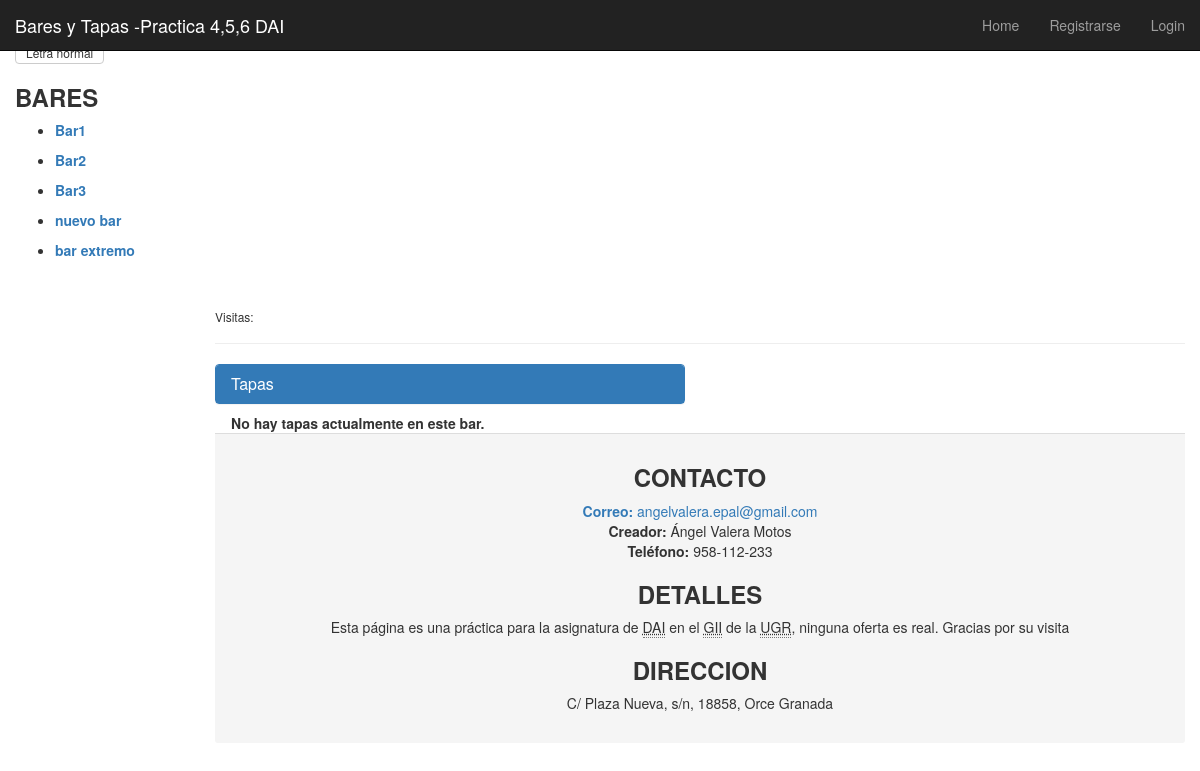
The page /bar/bar-alcazaba/ on the database as committed earlier.
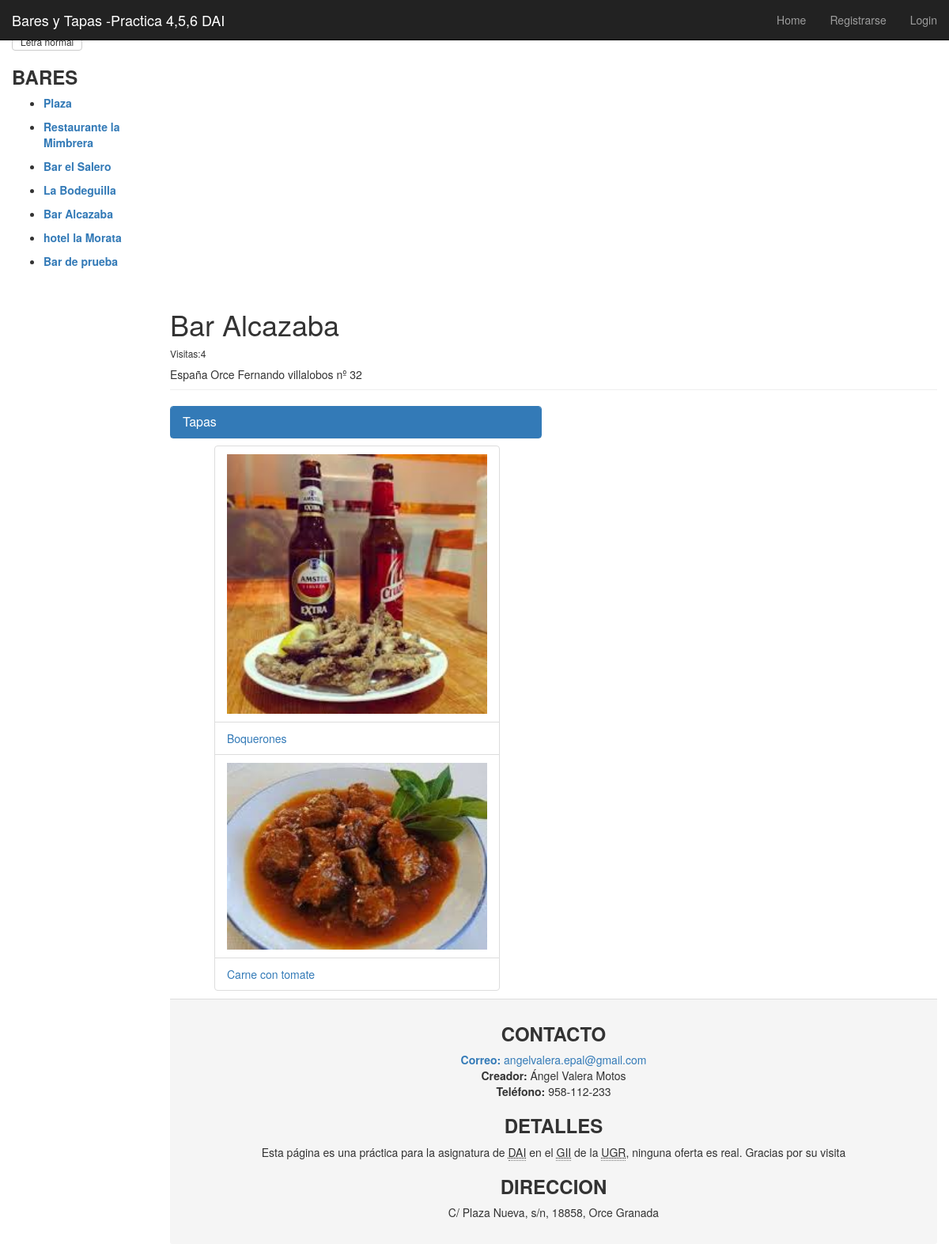
The same page on the database as committed later.
### app/models.py (models this page shows, shortened)
class Bar(models.Model):
    nombre = models.CharField(max_length=128, primary_key=True, unique=True)
    direccion= models.CharField(max_length=128, unique=True)
    visitas= models.IntegerField(default=0)
    slug = models.SlugField(unique=True)
    def save(self, *args, **kwargs):
        self.slug = slugify(self.nombre)
        super(Bar, self).save(*args, **kwargs)

class Tapa(models.Model):
    bar = models.ForeignKey(Bar)
    nombre = models.CharField(max_length=128)
    votos = models.IntegerField(default=0)
    descripcion= models.CharField(max_length=500)
    slug = models.SlugField()
    def generar_ruta_imagen(instance, filename):
        print "Entra en generar ruta"
        extension = os.path.splitext(filename)[1][1:]
        ruta = os.path.join('bar',instance.bar.slug )
        nombre_archivo = '{}.{}'.format(uuid4().hex, extension)
        return os.path.join(ruta, nombre_archivo)
    print generar_ruta_imagen
    picture = models.ImageField(upload_to=generar_ruta_imagen, blank=True)

### app/views.py (the view)
# urls.py: url(r'^bar/(?P<bar_name_slug>[\w\-]+)/$', views.bar, name='bar'),
def bar(request, bar_name_slug):
    context_dict = {}
    try:
        bares = Bar.objects.all()
        context_dict['bares']= bares
        bar = Bar.objects.get(slug=bar_name_slug)
        context_dict['bar_name'] = bar.nombre
        context_dict['bar_direccion'] = bar.direccion
        nueva_visita=bar.visitas+1
        bar.visitas=nueva_visita
        bar.save()
        context_dict['bar_visitas'] = bar.visitas
        tapas = Tapa.objects.filter(bar=bar)
        context_dict['tapas'] = tapas
        context_dict['bar'] = bar
    except Bar.DoesNotExist:
        pass
    return render(request, 'app/bar.html', context_dict)

### templates/app/bar.html (shortened to what this page needs)
{% extends "app/base.html" %}
{% load easy_maps_tags %}
{% block content %}
  <div class="page-header">
    <h1>{{ bar_name }}</h1>
    <h6>Visitas:{{ bar_visitas }}</h6>
    {{ bar_direccion }}
  </div>
  <div class="row placeholders">
    <div class="col-xs-12 col-sm-6 placeholder">
      <div class="panel panel-primary">
        <div class="panel-heading" >
          <h3 class="panel-title" >Tapas</h3>
        </div>
        <div class="col-xs-12 col-sm-6 placeholder"  style="margin-top:10px; width:92%;">
          {% if tapas %}
            <ul>
              {% for tapa in tapas %}
                {% if tapa.picture %}
                  <li class="list-group-item" ><a href="{% url 'tapa'  bar.slug tapa.slug %}"><img class=" .thumbnail" style=" border-radius:0;" width="100%" height="100%" src="{{tapa.picture.url}}" alt="{{ tapa.nombre }}" /></a></li>
                {% endif %}
                <li class="list-group-item"><a href="{% url 'tapa'  bar.slug tapa.slug %}">{{ tapa.nombre }}</a>
                </li>
              {% endfor %}
            </ul>
            {% else %}
              <strong>No hay tapas actualmente en este bar.</strong>
            {% endif %}
        </div>
      </div>
    </div>
  </div>
{% endblock %}

### templates/app/base.html (shortened to what this page needs)
<!doctype html>
{% load staticfiles %}
<HTML lang="es">
	<head>
    {% block head %}
		<link href="http://getbootstrap.com/dist/css/bootstrap.min.css" rel="stylesheet">
    <link href="http://getbootstrap.com/examples/dashboard/dashboard.css" rel="stylesheet">
    {% endblock %}
	</head>
	<body>
		<div class="navbar navbar-inverse navbar-fixed-top" role="navigation">
			<div class="container-fluid">
				<div class="navbar-header">
					<a class="navbar-brand" href="{% url 'index' %}">Bares y Tapas -Practica 4,5,6 DAI</a>
				</div>
				<div class="navbar-collapse collapse">
					<ul class="nav navbar-nav navbar-right">
						<li><a href="{% url 'index' %}">Home</a></li>
						{% if user.is_authenticated %}
						<li><a href="{% url 'restricted' %}">Restricted Page</a></li>
						<li><a href="{% url 'logout' %}">Logout</a></li>
						<li><a href="{% url 'add_bar' %}">Añadir nuevo Bar</a></li>
						<li><a href="{% url 'add_tapa' %}">Añadir nueva tapa</a></li>
						{% else %}
							<li><a href="{% url 'registro' %}">Registrarse</a></li>
							<li><a href="{% url 'login' %} ">Login</a></li>
						{% endif %}
					</ul>
				</div>
			</div>
		</div>
		<div class="container-fluid">
			<div class="row">
				<div class="col-sm-3 col-md-2 sidebar">
					{% block secciones %}
					<div class="btn-group-vertical">
						<button class="btn btn-default btn-xs" id="btn-pequena">Letra pequeña</button>
						<button class="btn btn-default btn-xs" id="btn-grande">Letra grande</button>
						<button  class="btn btn-default btn-xs" id ="btn-normal">Letra normal</button>
				</div>
						<h3>
							<b> BARES </b>
						</h3>
						<nav id="secs">
							{% if bares %}
								<ul>
									{% for bar in bares %}
										<li > <a  href="{% url 'bar'  bar.slug %}">  <p><b>{{ bar.nombre }}</b></p> </a></li>
									{% endfor %}
								</ul>
							{% else %}
								<strong>No hay Bares presentes.</strong>
							{% endif %}
						</nav>
					{% endblock %}
				</div>
				<div class="col-sm-9 col-sm-offset-3 col-md-10 col-md-offset-2 main">
					<div>
						{% block content %}{% endblock %}
						{% block footer %}
							<footer  class="panel-footer">
								<article id="contacto" align="center">
									<h3  align="center"><b>CONTACTO</b></h3>
									<a href="mailto:angelvalera.epal@gmail.com"><b>Correo:</b> angelvalera.epal@gmail.com<br/></a>
									<b>Creador:</b> Ángel Valera Motos<br/>
									<b>Teléfono:</b> 958-112-233
								</article>
								<article id="detalles">
									<h3 align="center"><b>DETALLES</b></h3>
									<p align="center">Esta página es una práctica para la asignatura de <abbr title="Desarrollo de Aplicaciones para Internet">DAI</abbr>  en el <abbr title="Grado de Ingenieria Informatica">GII</abbr> de la <abbr title="Universidad de Granada">UGR</abbr>, ninguna oferta es real. Gracias por su visita</p>
								</article>
								<article id="direccion">
									<h3 align="center"><b>DIRECCION</b></h3>
									<address align="center"> C/ Plaza Nueva, s/n, 18858, Orce Granada </address>
								</article>
							</footer>
						{% endblock %}
					</div>
				</div>
			</div>
		</div>
	</body>
</html>

Rows that differ between the two databases and show on the page:
removed Bar: nombre "Bar1"
removed Bar: nombre "Bar2"
removed Bar: nombre "Bar3"
removed Bar: nombre "nuevo bar"
removed Bar: nombre "bar extremo"
added Bar: nombre "Plaza"
added Bar: nombre "Restaurante la Mimbrera"
added Bar: nombre "Bar el Salero"
added Bar: nombre "La Bodeguilla"
added Bar: nombre "Bar Alcazaba", direccion "España Orce Fernando villalobos nº 32"
added Bar: nombre "hotel la Morata"
added Bar: nombre "Bar de prueba"
added Tapa: picture (picture), nombre "Boquerones"
added Tapa: picture (picture), nombre "Carne con tomate"
Other text that changed with them:
{{ bar_visitas }}: (not shown) → "4"
text no longer shown: "No hay tapas actualmente en este bar."
